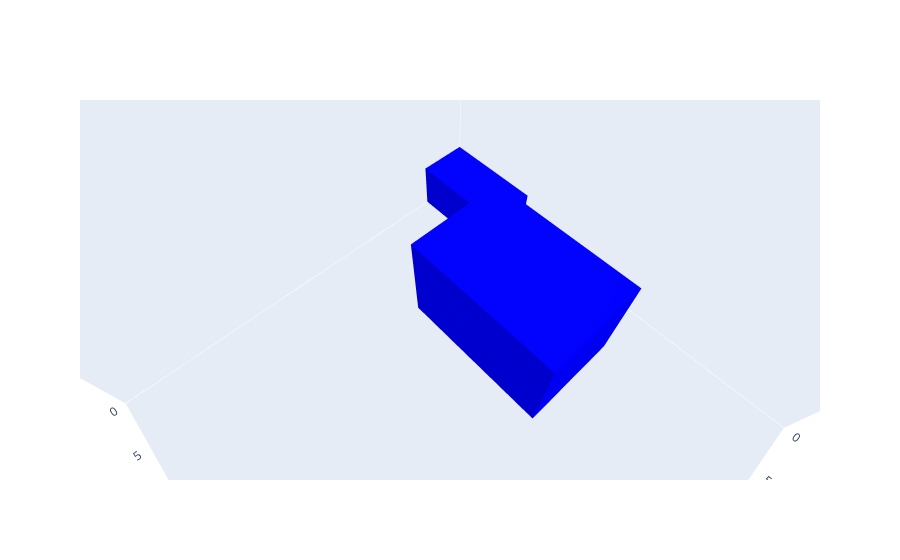

Notebook source saved alongside this figure:
### Code cell
x_max = voxels.shape[0]
y_max = voxels.shape[1]
z_max = voxels.shape[2]
cubes = mesh_cubes(voxels)
data = go.Data(cubes)
layout = go.Layout(
    scene = dict(
        aspectmode='cube',
        xaxis = dict(
            type='linear',
            range = [0,x_max],
            showgrid=False,),
        yaxis = dict(
            type='linear',
            range = [0,y_max],
            showgrid=False,),
        zaxis = dict(
            type='linear',
            range = [0,z_max],
            showgrid=False,),
    ),
)
fig = go.Figure(data=data, layout=layout)
fig
